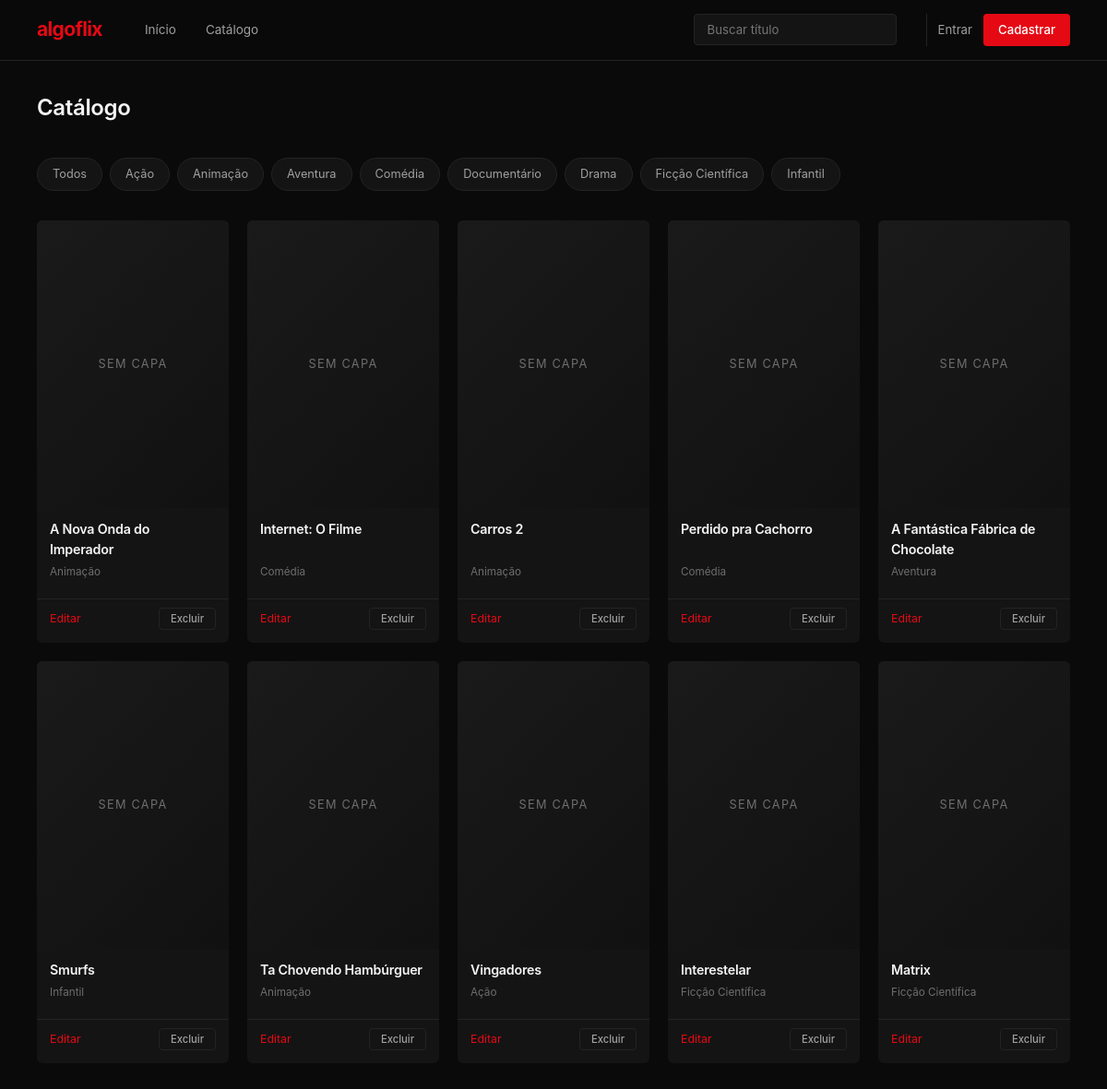
The app's page /controllers/FilmeController.php?action=index with its own data.
### tables this page shows
CREATE TABLE categorias (
    id INT AUTO_INCREMENT PRIMARY KEY,
    nome VARCHAR(80) NOT NULL UNIQUE
);

CREATE TABLE filmes (
    id INT AUTO_INCREMENT PRIMARY KEY,
    titulo VARCHAR(255) NOT NULL,
    descricao TEXT,
    capa VARCHAR(255),
    ano YEAR,
    duracao INT COMMENT 'em minutos',
    tipo ENUM('filme','serie') NOT NULL DEFAULT 'filme',
    categoria_id INT,
    FOREIGN KEY (categoria_id) REFERENCES categorias(id) ON DELETE SET NULL
);

### config/Database.php (called while the page is built)
<?php
class Database
{
    private static $instance = null;
    public static function getConnection()
    {
        if (self::$instance === null)
        {
            self::$instance = new PDO(
                "mysql:host=localhost:3307;dbname=netflix_db;charset=utf8",
                "root",
                ""
            );
            self::$instance->setAttribute(
                PDO::ATTR_ERRMODE,
                PDO::ERRMODE_EXCEPTION
            );
        }
        return self::$instance;
    }
}

### models/Categoria.php (called while the page is built, shortened)
<?php
require_once __DIR__ . '/../config/Database.php';
class Categoria
{
    private $pdo;
    public function __construct()
    {
        $this->pdo = Database::getConnection();
    }
    public function listarTodas()
    {
        $sql = "SELECT * FROM categorias ORDER BY nome ASC";
        return $this->pdo->query($sql)->fetchAll(PDO::FETCH_ASSOC);
    }
}

### models/Filme.php (called while the page is built, shortened)
<?php
require_once __DIR__ . '/../config/Database.php';
class Filme
{
    private $pdo;
    public function __construct()
    {
        $this->pdo = Database::getConnection();
    }
    public function listarTodos()
    {
        $sql = "SELECT f.*, c.nome AS categoria_nome
                FROM filmes f
                LEFT JOIN categorias c ON c.id = f.categoria_id
                ORDER BY f.id DESC";
        $stmt = $this->pdo->query($sql);
        return $stmt->fetchAll(PDO::FETCH_ASSOC);
    }
}

### views/filmes/index.php (the view, shortened to what this page needs)
<?php
require_once __DIR__ . '/../../models/Categoria.php';
$categorias = (new Categoria())->listarTodas();
?>
<!DOCTYPE html>
<html lang="pt-br">
<head>
    <link rel="stylesheet" href="<?= BASE_URL ?>/assets/css/style.css">
</head>
<body>
<?php include __DIR__ . '/../partials/header.php'; ?>
<div class="pagina-cabecalho">
    <h1>Catálogo</h1>
</div>
<section class="filtros">
    <a href="<?= BASE_URL ?>/controllers/FilmeController.php?action=index" class="chip">Todos</a>
    <?php foreach ($categorias as $cat): ?>
        <a class="chip" href="<?= BASE_URL ?>/controllers/FilmeController.php?action=porCategoria&categoria_id=<?= $cat['id'] ?>">
            <?= htmlspecialchars($cat['nome']) ?>
        </a>
    <?php endforeach; ?>
</section>
<main class="grade">
    <?php foreach ($filmes as $f): ?>
        <article class="card">
            <a href="<?= BASE_URL ?>/controllers/FilmeController.php?action=detalhes&id=<?= $f['id'] ?>">
                <?php if (!empty($f['capa'])): ?>
                    <img src="<?= htmlspecialchars($f['capa']) ?>" alt="">
                <?php else: ?>
                    <div class="capa-placeholder"></div>
                <?php endif; ?>
                <h3><?= htmlspecialchars($f['titulo']) ?></h3>
            </a>
            <p class="meta">
                <?= htmlspecialchars($f['categoria_nome'] ?? 'Sem categoria') ?>
            </p>
            <div class="acoes-admin">
                <a href="<?= BASE_URL ?>/controllers/FilmeController.php?action=editar&id=<?= $f['id'] ?>">Editar</a>
                <form method="POST" action="<?= BASE_URL ?>/controllers/FilmeController.php"
                      onsubmit="return confirm('Excluir este filme?');">
                    <button type="submit">Excluir</button>
                </form>
            </div>
        </article>
    <?php endforeach; ?>
</main>
</body>
</html>

### assets/css/style.css (style rules this page uses)
:root { --bg: #0a0a0a; --surface: #141414; --surface-2: #1a1a1a; --border: #232323; --text: #f5f5f5; --text-dim: #a0a0a0; --text-mute: #6e6e6e; --brand: #e50914; --brand-hover: #f6121d; --success: #46d369; }
* { box-sizing: border-box; }
html, body { margin: 0; padding: 0; }
body { background: var(--bg); color: var(--text); font-family: -apple-system, BlinkMacSystemFont, "Segoe UI", Roboto, "Helvetica Neue", Arial, sans-serif; font-size: 15px; line-height: 1.55; min-height: 100vh; -webkit-font-smoothing: antialiased; }
h1, h2, h3, h4 { font-weight: 600; letter-spacing: -0.015em; margin: 0 0 12px; }
h1 { color: var(--text); font-size: 1.6em; }
h3 { font-size: 1em; }
a { color: var(--text); text-decoration: none; transition: color .15s ease; }
p { margin: 0 0 12px; }
main { min-height: calc(100vh - 60px); }
button { background: var(--brand); color: #fff; border: none; padding: 9px 18px; border-radius: 4px; cursor: pointer; font-size: 0.92em; font-weight: 500; font-family: inherit; transition: background .15s ease, transform .1s ease; }
.pagina-cabecalho { display: flex; align-items: center; justify-content: space-between; gap: 20px; padding: 32px 40px 12px; flex-wrap: wrap; }
.pagina-cabecalho h1 { margin: 0; font-size: 1.6em; }
.filtros { display: flex; flex-wrap: wrap; gap: 8px; padding: 24px 40px 12px; }
.chip { background: var(--surface); color: var(--text-dim); text-decoration: none; padding: 7px 16px; border-radius: 999px; font-size: 0.85em; border: 1px solid var(--border); transition: all .15s ease; }
.grade { display: grid; grid-template-columns: repeat(auto-fill, minmax(200px, 1fr)); gap: 20px; padding: 20px 40px 60px; }
.card { background: var(--surface); border-radius: 6px; overflow: hidden; transition: transform .2s ease, box-shadow .2s ease; display: flex; flex-direction: column; }
.card > a { color: var(--text); display: flex; flex-direction: column; flex: 1; position: relative; }
.card h3 { font-size: 0.95em; padding: 12px 14px 4px; margin: 0; color: var(--text); }
.card .meta { font-size: 0.78em; color: var(--text-mute); padding: 0 14px 12px; margin: 0; }
.capa-placeholder { width: 100%; aspect-ratio: 2/3; background: linear-gradient(135deg, var(--surface-2) 0%, #111 100%); display: flex; align-items: center; justify-content: center; color: var(--text-mute); font-size: 0.85em; letter-spacing: 0.1em; text-transform: uppercase; }
.capa-placeholder::after { content: 'Sem capa'; }
.acoes-admin { display: flex; gap: 8px; justify-content: space-between; align-items: center; padding: 8px 14px 14px; border-top: 1px solid var(--border); margin-top: 8px; }
.acoes-admin a { color: var(--brand); font-size: 0.82em; }
.acoes-admin button { padding: 4px 12px; font-size: 0.75em; background: transparent; color: var(--text-dim); border: 1px solid var(--border); }

### records on screen
categorias: nome "Ação"
categorias: nome "Animação"
categorias: nome "Aventura"
categorias: nome "Comédia"
categorias: nome "Documentário"
categorias: nome "Drama"
categorias: nome "Ficção Científica"
categorias: nome "Infantil"
filmes: titulo "A Nova Onda do Imperador", categoria.nome "Animação"
filmes: titulo "Internet: O Filme", categoria.nome "Comédia"
filmes: titulo "Carros 2", categoria.nome "Animação"
filmes: titulo "Perdido pra Cachorro", categoria.nome "Comédia"
filmes: titulo "A Fantástica Fábrica de Chocolate", categoria.nome "Aventura"
filmes: titulo "Smurfs", categoria.nome "Infantil"
filmes: titulo "Ta Chovendo Hambúrguer", categoria.nome "Animação"
filmes: titulo "Vingadores", categoria.nome "Ação"
filmes: titulo "Interestelar", categoria.nome "Ficção Científica"
filmes: titulo "Matrix", categoria.nome "Ficção Científica"
